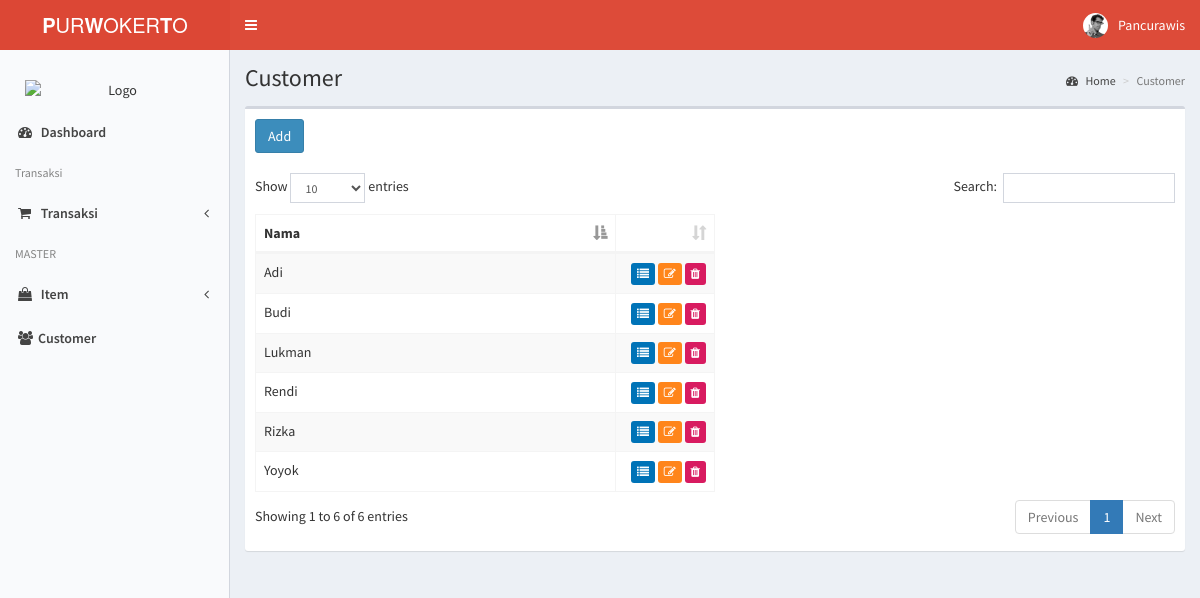
The app's page /index.php/customer with its own data.
### tables this page shows
CREATE TABLE IF NOT EXISTS `customer` (
  `id` int(11) NOT NULL AUTO_INCREMENT,
  `name` varchar(100) NOT NULL,
  PRIMARY KEY (`id`)
);

### application/controllers/Customer.php (called while the page is built, shortened)
<?php
class Customer extends CI_Controller
{
	function __construct()
	{
		$this->load->model("Customer_model");
	}
	public function index()
	{
		$data['message'] = $this->session->flashdata('message');
		$data['jamak'] = $this->Customer_model->getAll();
		$header['judul'] = 'Customer';
		$this->load->view('header', $header);
		$this->load->view('Customer/Index', $data);
		$this->load->view('footer');
	}
}
?>

### index.php (called while the page is built, shortened)
<?php
require_once BASEPATH.'core/CodeIgniter.php';

### application/models/Customer_model.php (called while the page is built, shortened)
<?php
class Customer_model extends CI_Model
{
	function getAll()
	{
		$this->db->order_by('name asc');
		$this->db->select("customer.*");
		$this->db->from('customer');
		return $this->db->get();
	}
}
?>

### application/views/Customer/Index.php (the view, shortened to what this page needs)
<div class="content-wrapper">
  <section class="content-header">
    <h1>
      Customer
    </h1>
    <ol class="breadcrumb">
      <li><a href="#"><i class="fa fa-dashboard"></i> Home</a></li>
      <li class="active">Customer</li>
    </ol>
  </section>
  <section class="content">
    <div class="row">
      <div class="col-xs-12">
        <div class="box">
          <div class="box-header">
            <button type="button" class="btn btn-primary" class="btn btn-primary" onclick="show_modal('add', null)">Add</button>
          </div>
          <div class="box-body">
            <table id="example1" class="table table-bordered table-striped" style="width: 50%">
              <thead>
              <tr>
                <th>Nama</th>
                <th style="width:60px"></th>
              </tr>
              </thead>
              <tbody>
              <?php
              foreach($jamak->result() as $row){
              ?>
                <tr>
                    <td><?= $row->name ?></td>
                    <td class="text-right">
                      <button onclick="show_modal('view', {<?php
                    echo "id : '".$row->id."',
                    name : '".$row->name."'";
                    ?>})" class="btn bg-blue btn-circle btn-xs" title="View Data"><i class="fa fa-list"></i></button>
                      <button onclick="show_modal('edit', {<?php
                    echo "id : '".$row->id."',
                    name : '".$row->name."'";
                    ?>})" class="btn bg-orange btn-circle btn-xs" title="Edit Data"><i class="fa fa-edit"></i></button>
                      <a href="<?php echo base_url()?>index.php/Customer/Delete/<?= $row->id ?>" class="btn bg-maroon btn-circle btn-xs" title="Delete Data" onclick="return confirm('Are you sure Want to DELETE?')"><i class="fa fa-trash"></i></a>
                    </td>
                </tr>
              <?php
              }
              ?>
              </tbody>
            </table>
          </div>
        </div>
      </div>
    </div>
  </section>
</div>

### records on screen
customer: name "Adi"
customer: name "Budi"
customer: name "Lukman"
customer: name "Rendi"
customer: name "Rizka"
customer: name "Yoyok"
